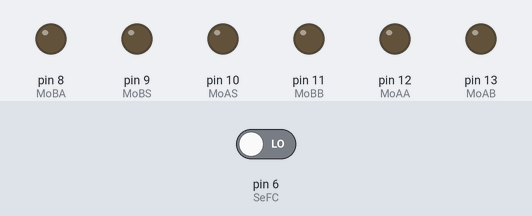
A sketch run on a simulated Arduino Uno, built with avr-gcc and run on an emulated ATmega328P. Shown: output pins drawn as LEDs (lit = HIGH). Inputs (shaded band) come from the test bench; at power-on: pin 6 (SeFC) LOW.

Above: at 1.2 s.
1.3 s: pin 6 (SeFC) driven HIGH
At 2.3 s:
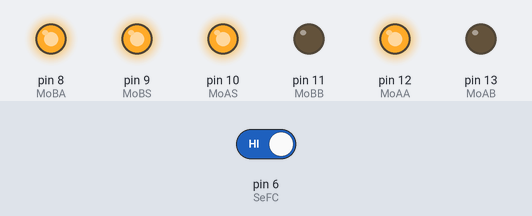
Timing chart, 0 to 4.3 s (numbered marks = the images above; inputs shaded):
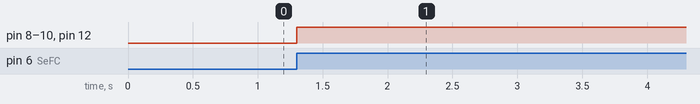

The sketch:

TEST.ino
```cpp
#define MoAS 10
#define MoAA 12
#define MoAB 13
#define MoBS 9
#define MoBA 8
#define MoBB 11
#define SeFR 7
#define SeFC 6
#define SeFL 5

void setup(){
  pinMode(MoAS,OUTPUT);
  pinMode(MoAA,OUTPUT);
  pinMode(MoAB,OUTPUT);
  pinMode(MoBS,OUTPUT);
  pinMode(MoBA,OUTPUT);
  pinMode(MoBB,OUTPUT);
}
void loop(){
  if(digitalRead(SeFC))
  {
    digitalWrite(MoAA,HIGH);
    digitalWrite(MoAB,LOW);
    digitalWrite(MoBA,HIGH);
    digitalWrite(MoBB,LOW);
    digitalWrite(MoAS,HIGH);
    digitalWrite(MoBS,HIGH);
  }
}
```

Measured:
- after the input at 1.3 s, pin 8 (MoBA), pin 9 (MoBS), pin 10 (MoAS), pin 12 (MoAA): LOW → HIGH at once
